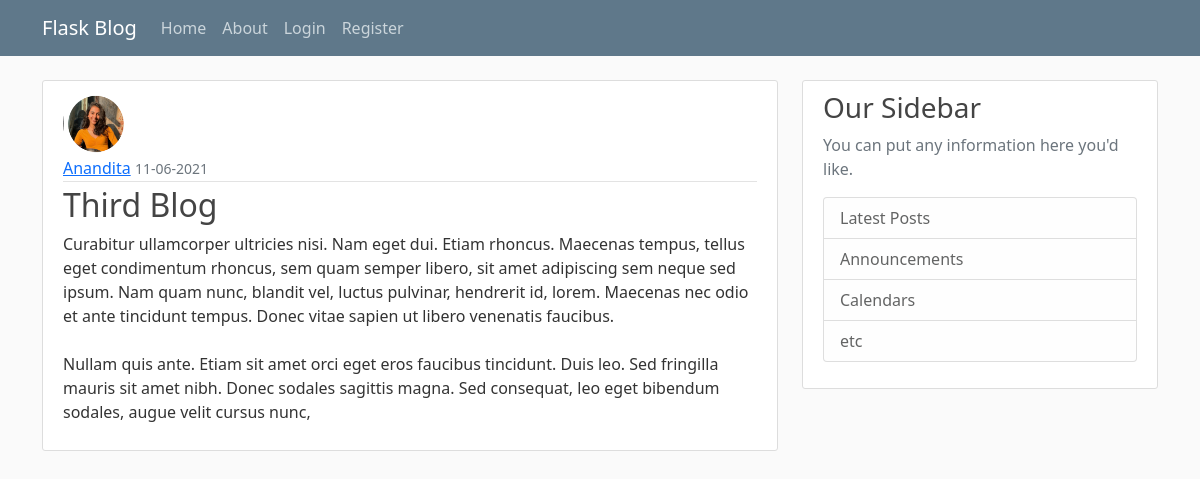
The page /post/3 on the database as committed earlier.
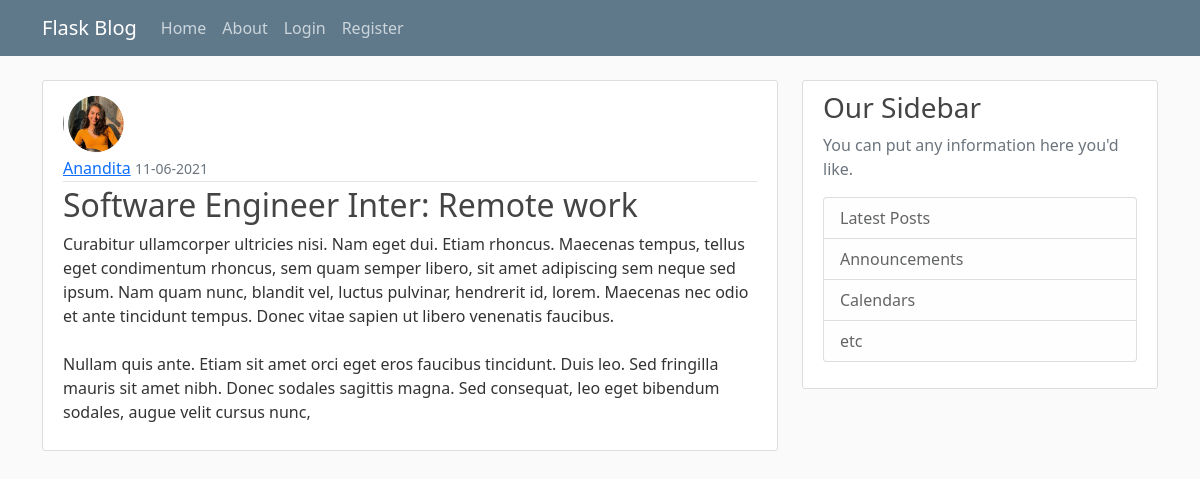
The same page on the database as committed later.
### flaskblog/models.py (models this page shows, shortened)
class Post(db.Model):
    id = db.Column(db.Integer, primary_key=True)
    title = db.Column(db.String(100), nullable=False)
    date_posted = db.Column(db.DateTime, nullable=False,
                            default=datetime.utcnow)
    content = db.Column(db.Text, nullable=False)
    user_id = db.Column(db.Integer, db.ForeignKey('user.id'), nullable=False)

### flaskblog/routes.py (the view)
@app.route("/post/<int:post_id>")
def post(post_id):
    post = Post.query.get_or_404(post_id)
    return render_template('post.html', title=post.title, post=post)

### flaskblog/templates/post.html (shortened to what this page needs)
{% extends "layout.html" %}
{% block content %}
    <article class="media content-section">
        <img class="rounded-circle article-img" src="{{ url_for('static', filename='profile_pics/' + post.author.image_file) }}" alt="">
        <div class="media-body">
            <div class="article-metadata">
            <a class="mr-2" href="{{ url_for('user_posts', username=post.author.username) }}">{{ post.author.username }}</a>
            <small class="text-muted">{{ post.date_posted.strftime('%d-%m-%Y') }}</small>
            </div>
            <h2 class="article-title">{{ post.title }}</h2>
            <p class="article-content">{{ post.content }}</p>
        </div>
    </article>
{% endblock content %}

Rows that differ between the two databases and show on the page:
changed Post: title "Third Blog" → "Software Engineer Inter: Remote work"
